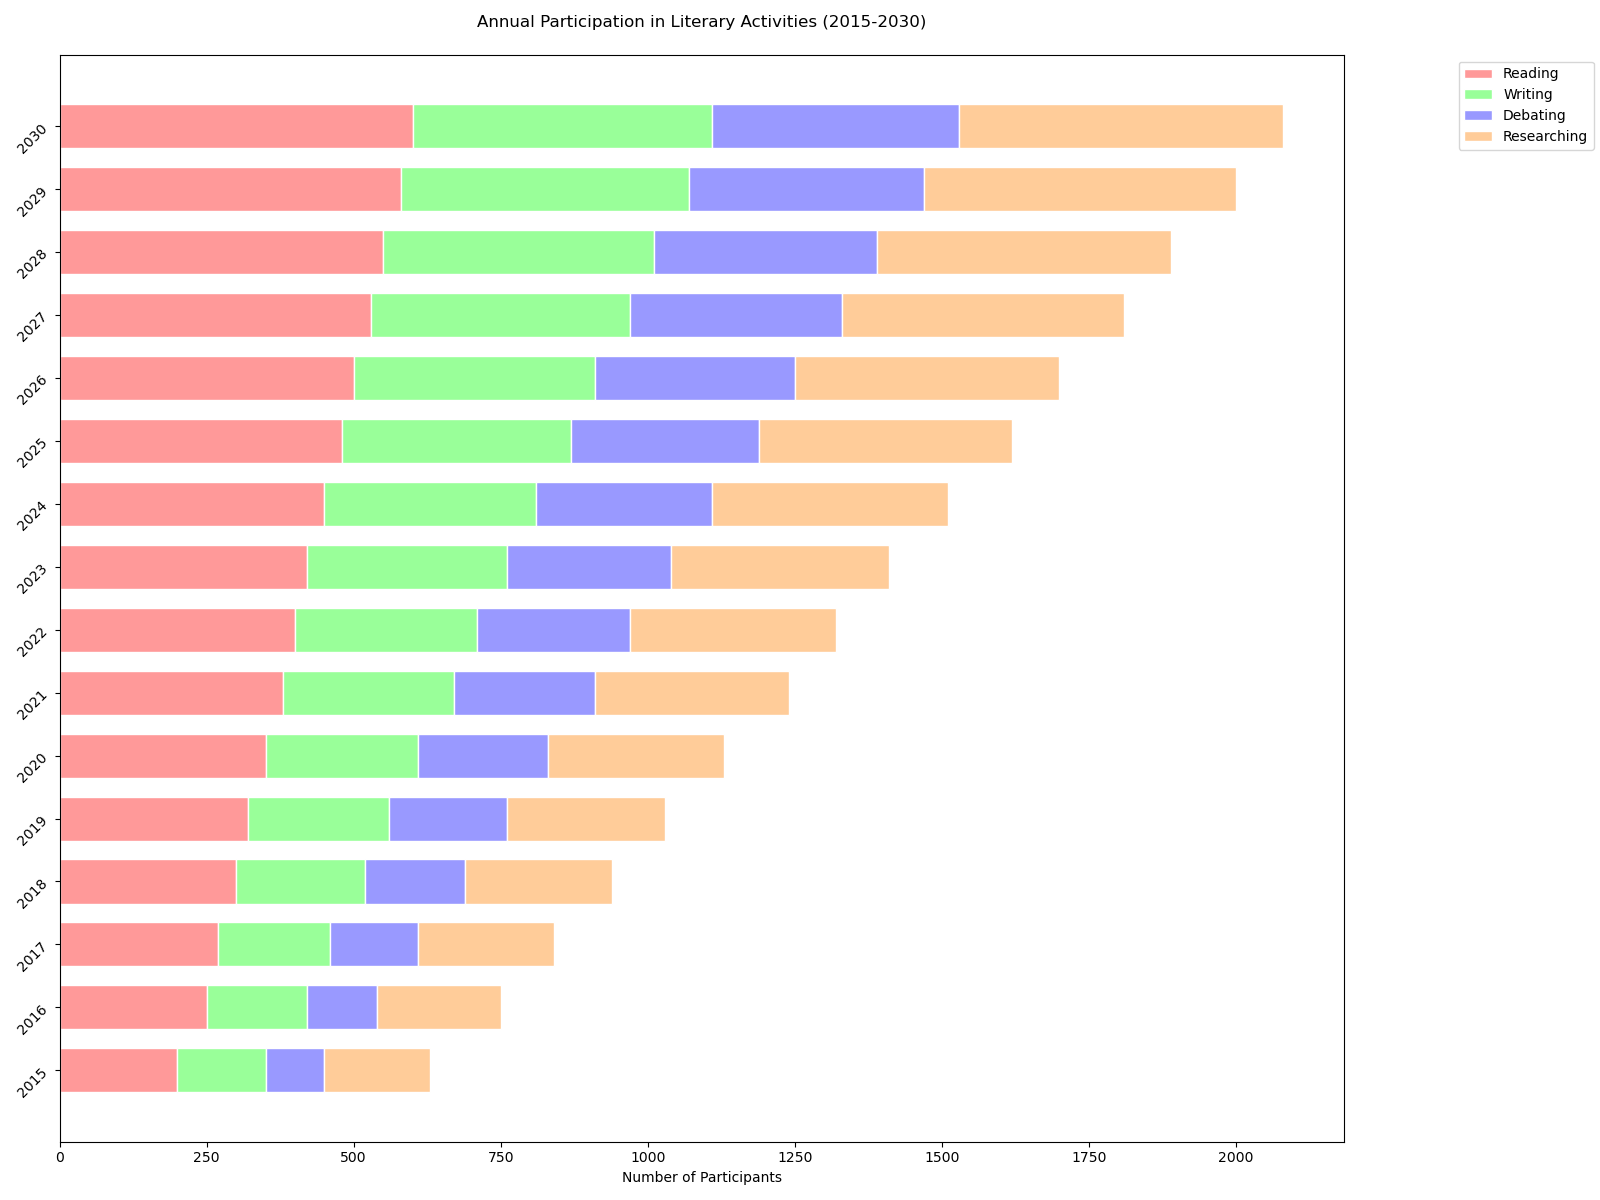

Recreate this plot in Python.

import matplotlib.pyplot as plt

# Data
years = ['2015', '2016', '2017', '2018', '2019', '2020', '2021', '2022', '2023', '2024', '2025', '2026', '2027', '2028', '2029', '2030']
reading = [200, 250, 270, 300, 320, 350, 380, 400, 420, 450, 480, 500, 530, 550, 580, 600]
writing = [150, 170, 190, 220, 240, 260, 290, 310, 340, 360, 390, 410, 440, 460, 490, 510]
debating = [100, 120, 150, 170, 200, 220, 240, 260, 280, 300, 320, 340, 360, 380, 400, 420]
researching = [180, 210, 230, 250, 270, 300, 330, 350, 370, 400, 430, 450, 480, 500, 530, 550]

# Plot
fig, ax = plt.subplots(figsize=(16, 12))

ax.barh(years, reading, color='#FF9999', edgecolor='white', height=0.7, label='Reading')
ax.barh(years, writing, left=reading, color='#99FF99', edgecolor='white', height=0.7, label='Writing')
ax.barh(years, debating, left=[i + j for i, j in zip(reading, writing)], color='#9999FF', edgecolor='white', height=0.7, label='Debating')
ax.barh(years, researching, left=[i + j + k for i, j, k in zip(reading, writing, debating)], color='#FFCC99', edgecolor='white', height=0.7, label='Researching')

# Labels and Title
ax.set_xlabel('Number of Participants')
ax.set_title('Annual Participation in Literary Activities (2015-2030)', pad=20)
ax.legend(loc='upper right', bbox_to_anchor=(1.2, 1))

# Display the plot
plt.yticks(rotation=45)
plt.tight_layout()
plt.show()
